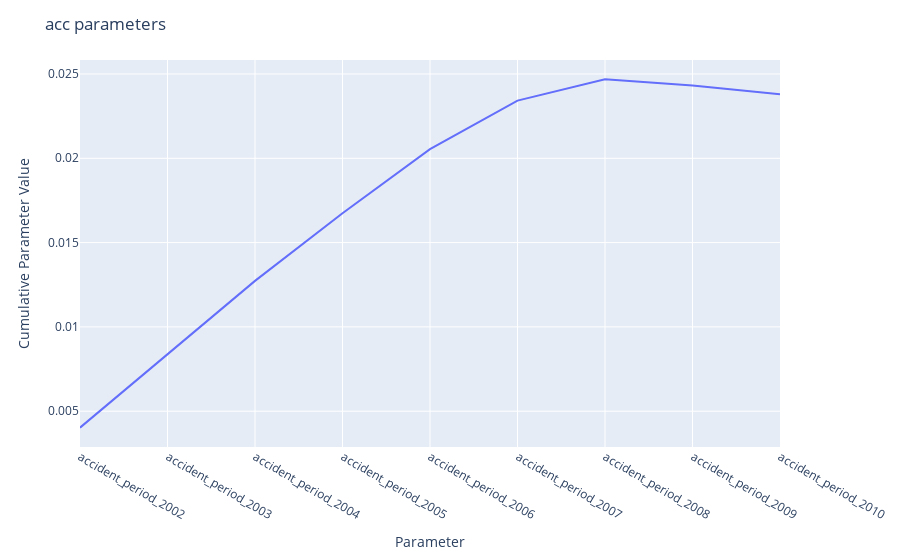

Notebook cell for this chart:
### Code cell
r.tweedie.PlotParameter('acc')

### Figure 1 — Plotly figure (JSON) as saved in the notebook; plotly's stock layout.template omitted (floating-point values rounded to 4 significant figures)
{"data": [{"hovertemplate": "parameter=%{x}<br>cumsum=%{y}<extra></extra>", "legendgroup": "", "line": {"color": "#636efa", "dash": "solid"}, "marker": {"symbol": "circle"}, "mode": "lines", "name": "", "orientation": "v", "showlegend": false, "type": "scatter", "x": ["accident_period_2002", "accident_period_2003", "accident_period_2004", "accident_period_2005", "accident_period_2006", "accident_period_2007", "accident_period_2008", "accident_period_2009", "accident_period_2010"], "xaxis": "x", "y": [0.004024, 0.008348, 0.01273, 0.01674, 0.02055, 0.02342, 0.02468, 0.02431, 0.0238], "yaxis": "y"}], "layout": {"legend": {"tracegroupgap": 0}, "margin": {"t": 60}, "title": {"text": "acc parameters"}, "xaxis": {"anchor": "y", "domain": [0, 1], "title": {"text": "Parameter"}}, "yaxis": {"anchor": "x", "domain": [0, 1], "title": {"text": "Cumulative Parameter Value"}}}}
